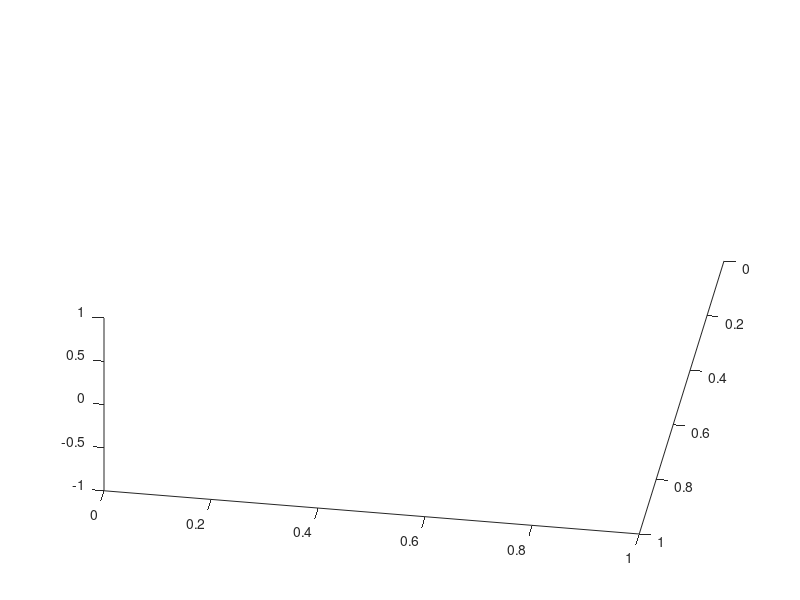
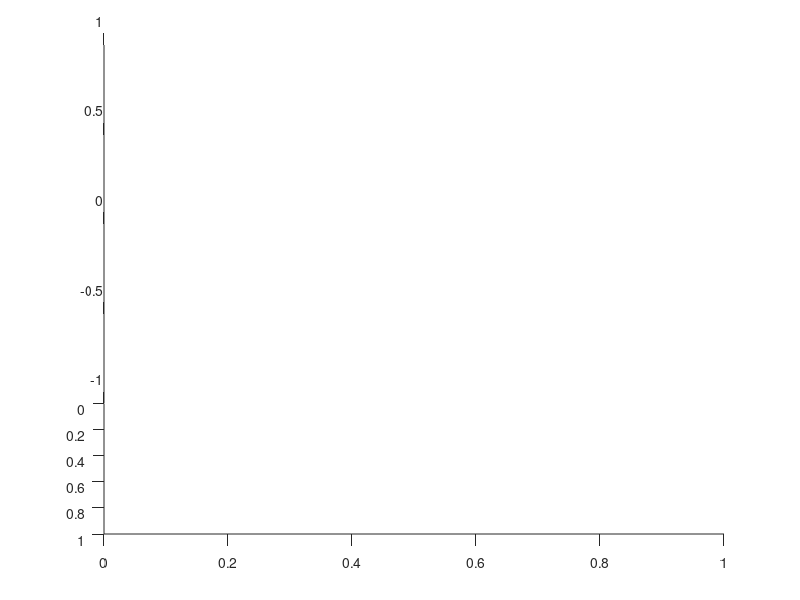

MATLAB code to generate these figures, in order: (Note: this script raises an error after producing the figures.)
%% Pre-requisite
clear all;
close all;
% set(0,'DefaultFigureWindowStyle','docked');

%% Parameters
n = 0.3;
A = 1.4;
MaxL = 2*(A-n) / ((1+n)^2);
L = MaxL*0.3;

%% Constants
m = 0;
D = 1+2*A-m-n;
a = (2+2*A-n) / D   + (2+2*A)     / D * L;
b = (1+m)     / D   + (1+m+n)     / D * L;
c = (2+2*m)   / D   + (2+2*m+2*n) / D * L;

%% Equilibrium points M0, M1
% M0
p0 = 0;
q0 = 0;
r0_= c;
r0 = r0_^(1/(1+n));

% M1
p1 = 0;
q1 = 1;
r1_= c - (1+n)/(A-n)*L;
r1 = r1_^(1/(1+n));

% Eigenvectors at M0 
V1 = [0 ; (-n + (A-n)/L*r0_ )/r0; -1 ];
V2 = [1 ; b*r0 ; (L+b)*r0^2 / ( 2*n - (A-n)/L*r0_ ) ];
V3 = [0 ; 0 ; -1];
V1 = V1/(norm(V1,2));
V2 = V2/(norm(V2,2));
V3 = V3/(norm(V3,2));

% Eigenvectors at M1 for L\ne b 
W1 = [ ( -n*(1+n)/(A-n) - (A-n)/L*r1_ )*( 1-(1+n)/(A-n) )/( (b-L)*r1^2 ) ; -...
       ( -n*(1+n)/(A-n) - (A-n)/L*r1_ )/r1 ; ...
       ( ( 1-(1+n)/(A-n) )*L + (b-L) )/( b-L ) ];
W2 = [0 ; ( -n - (A-n)/L*r1_ )/r1 ; 1];
W3 = [0 ; 0 ; 1];
W1 = W1/(norm(W1,2));
W2 = W2/(norm(W2,2));
W3 = W3/(norm(W3,2));

%% Solve the ode for n NOT equal to 0 

% Gram Schmidt orthogonalization in the order V2 -> V3 -> V1
B2 = V2;
B3 = V3 - (V3'*B2)/(B2'*B2) * B2; B3 = B3/norm(B3,2);
B1 = V1 - (V1'*B2)/(B2'*B2) * B2 - (V1'*B3)/(B3'*B3) * B3; B1 = B1/norm(B1,2);

figure(10); view(90,20);  hold on;
figure(2);  view(99,58); hold on;
flag = 0;

for w = [32.2157:0.00001:32.2159]
    % initial position of ther orbit near M1
    Z0    = [p1;q1;r1] + 0.00001*(50*W2 + w*W1);

    % solve in negative time
    myodefuncM = @(t,Z,L,A,n) myodefunc(t,Z,L,A,n);
    etaspan = [50 0];      % fast time variable t = eta/n;
    tspan   = etaspan/n;
    options = odeset('AbsTol',1e-12,'RelTol',1e-10);
    [t, Z] = ode45(myodefuncM,tspan,Z0,options,L,A,n);
    eta = t*n;
    
  
    % stop if the last vector contains B1 component
    Zdot = myodefunc(0,Z(end,:),L,A,n);
    Zdot = Zdot / norm(Zdot,2);
    % calculate angle
    [w (B1')*Zdot (B2')*Zdot (B3')*Zdot]
    [Z(end,:)' Zdot]
    if ((B1')*Zdot < 0 && flag==0) 
        % draw orbit
        figure(10); 
        plot3(Z(:,1),Z(:,2),Z(:,3),'r--','LineWidth',2); 
        flag = 1;
        break;
    else
        figure(10); 
        plot3(Z(:,1),Z(:,2),Z(:,3),'b');
%         plot3(Z(1:250,1),Z(1:250,2),Z(1:250,3),'b'); 
    end
    
end
figure(10);hold off;

%% Prepare plots

% draw the last selected orbit
figure(1); 
xlabel('$p$','interpreter','latex'); 
ylabel('$q$','interpreter', 'latex'); 
zlabel('$r$','interpreter', 'latex'); 
set(get(gca,'ZLabel'),'Rotation',0);

hold on;
plot3(Z(:,1),Z(:,2),Z(:,3));
plot3(0,      0,      r0,'rx','MarkerSize',15,'LineWidth',2);
plot3(0,      q1,     r1,'rx','MarkerSize',15,'LineWidth',2);
%plot3(0,      0,      0, 'rx','MarkerSize',15,'LineWidth',2);

set(gca,'XTickLabel',[],'YTickLabel',[],'ZTickLabel',[]);
% set(gca,'XTick',[],'YTick',[],'ZTick',[]);
view(69,12); box on; grid on;
% axis([-0.05 0.2 0 1 0 3.5]); 
hold off;
% ylabh = get(gca,'yLabel');
% set(ylabh, 'Units', 'Normalized')
% set(ylabh, 'Position',get(ylabh,'Position').*[1,1,0.8]);
% axis([0 max(Z(:,1)) -0.1 qs 0 max(Z(:,3))]);

% draw eigenvectors at M0
figure(2); hold on;
xlabel('p');ylabel('q'); zlabel('r');
xlabel('$p$','interpreter','latex'); 
ylabel('$q$','interpreter', 'latex'); 
zlabel('$r$','interpreter', 'latex'); 
set(get(gca,'ZLabel'),'Rotation',0);
set(gca,'XTickLabel',[],'YTickLabel',[],'ZTickLabel',[]);
% set(gca,'XTick',[],'YTick',[],'ZTick',[]);
grid on; box on;
view(99,58);
for w=0:0.00001:0.00010
    myV = [p0;q0;r0] + w*V1;
    plot3(myV(1),myV(2),myV(3),'k.');
    myV = [p0;q0;r0] - w*V1;
    plot3(myV(1),myV(2),myV(3),'k.');
    myV = [p0;q0;r0] + w*V2;
    plot3(myV(1),myV(2),myV(3),'r.');
    myV = [p0;q0;r0] - w*V2;
    plot3(myV(1),myV(2),myV(3),'r.');
    myV = [p0;q0;r0] + w*V3;
    plot3(myV(1),myV(2),myV(3),'b.');
    myV = [p0;q0;r0] - w*V3;
    plot3(myV(1),myV(2),myV(3),'b.');
end
CUT=500;
plot3(Z(end-CUT:end,1),Z(end-CUT:end,2),Z(end-CUT:end,3)); 
plot3(0,      0,      r0,'ro','MarkerSize',15,'LineWidth',2);
% axis([-1e-7 1e-7 -0.25e-6 1e-6 11.2563 11.2565])
figure(2); hold off;

figure(10); 
xlabel('p');ylabel('q'); zlabel('r');
xlabel('$p$','interpreter','latex'); 
ylabel('$q$','interpreter', 'latex'); 
zlabel('$r$','interpreter', 'latex'); 
set(get(gca,'ZLabel'),'Rotation',0);
hold on;
%plot3(0,      qs,     0 ,'rx','MarkerSize',15,'LineWidth',2);
plot3(0,      0,      r0,'ro','MarkerSize',4,'LineWidth',2);
plot3(0,      q1,     r1,'ro','MarkerSize',4,'LineWidth',2);
%plot3(0,      0,      0, 'rx','MarkerSize',15,'LineWidth',2);
hold off;
view(71,76); grid on; box on; 
% % axis([-0.05 0.35 -0.1 1 0 6]);
% % axis([-0.05 0.15 -0.1 0.1 0 6]);

%% Save Data
save pqr.mat A L n B1 B2 B3 V1 V2 V3 W1 W2 W3 p0 q0 r0 p1 q1 r1 eta Z








